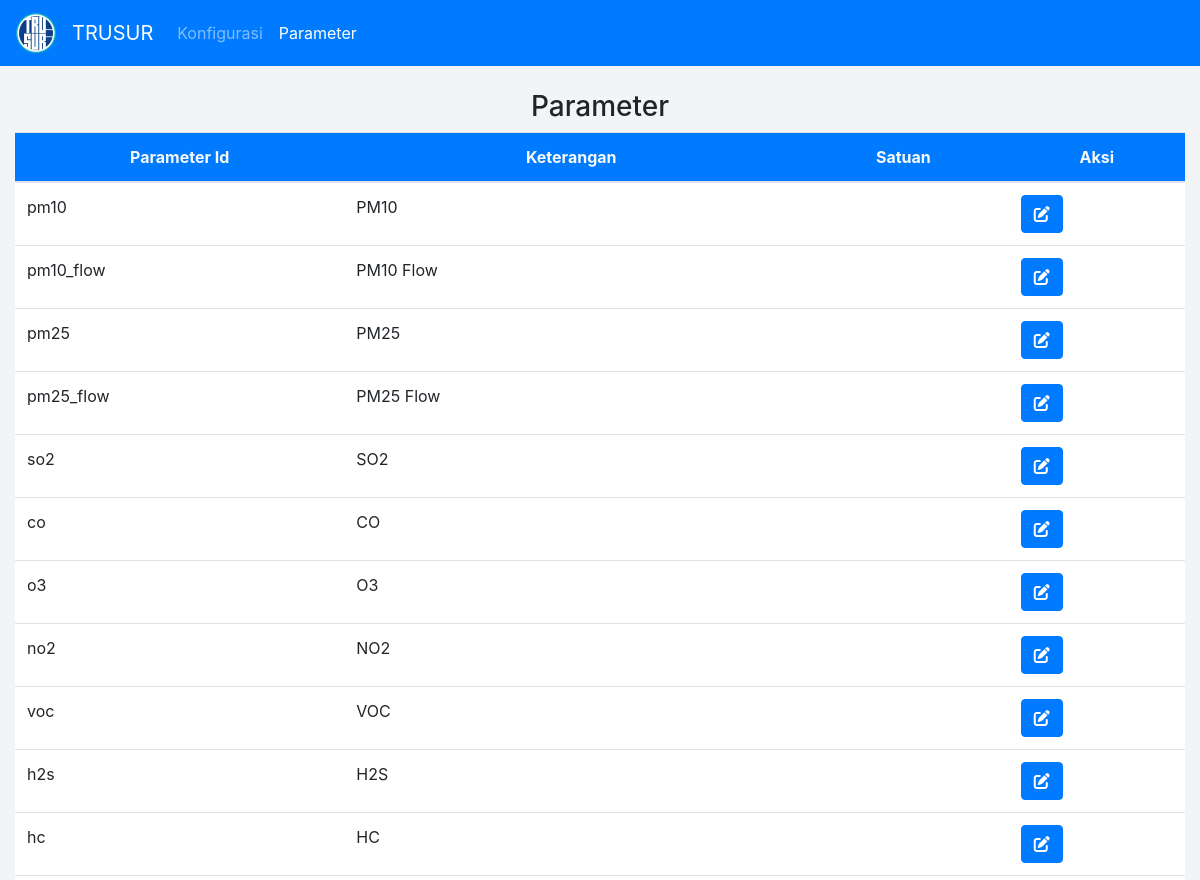
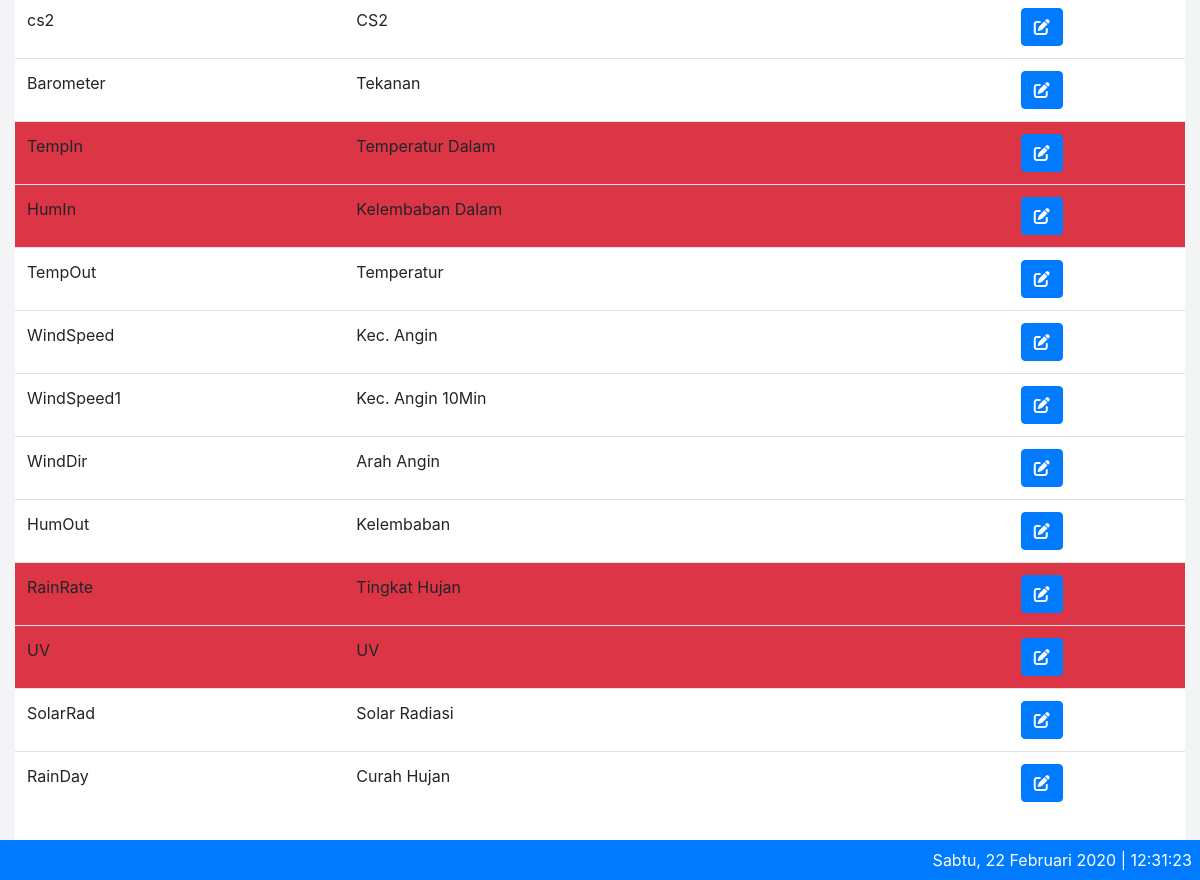
The page /index.php/parameter on the database its author committed (2 pictures, top to bottom).
### tables this page shows
CREATE TABLE IF NOT EXISTS `aqm_params` (
  `id` int(11) NOT NULL AUTO_INCREMENT,
  `param_id` varchar(10) NOT NULL,
  `caption` varchar(100) NOT NULL,
  `default_unit` varchar(10) NOT NULL,
  `molecular_mass` double NOT NULL,
  `formula` varchar(255) DEFAULT NULL,
  `is_view` smallint(6) NOT NULL,
  `xtimestamp` timestamp NOT NULL DEFAULT current_timestamp() ON UPDATE current_timestamp(),
  PRIMARY KEY (`id`),
  UNIQUE KEY `param_id` (`param_id`)
);

### application/libraries/Temp_frontend.php (called while the page is built)
<?php
Class Temp_frontend{
	var $template_data = array();
	function set($name, $value){
		$this->template_data[$name] = $value;
	}
	function load($temp_frontend = '', $view = '', $view_data = array(), $return = FALSE){
		$this->CI =& get_instance();
		$this->set('contents', $this->CI->load->view($view, $view_data, TRUE));
		return $this->CI->load->view($temp_frontend, $this->template_data, $return);
	}
}

### application/controllers/Parameter.php (called while the page is built, shortened)
<?php
class Parameter extends CI_Controller {
	public function index()
	{
		$data['title'] = 'List Parameter';
		$data['alldata'] = $this->parameter_m->getDataParameter();
		$this->temp_frontend->load('master/theme/theme', 'master/parameter/parameter', $data);
	}
}

### index.php (called while the page is built, shortened)
<?php
require_once BASEPATH.'core/CodeIgniter.php';

### application/models/Parameter_m.php (called while the page is built, shortened)
<?php
class Parameter_m extends CI_Model {
	public function getDataParameter($id = FALSE){
		if($id === FALSE){
			$this->db->order_by('id', 'ASC');
			$query = $this->db->get('aqm_params');
			return $query->result_array();
		}
		$query = $this->db->get_where('aqm_params', array('id' => $id));
		return $query->row_array();
	}
}

### application/views/master/parameter/parameter.php (the view)
<div class="container-fluid">
  <br>
  <h3 class="text-center">Parameter</h3>
  <div class="card">
  	<div class="row" style="padding-bottom: 50px;">
  		<div class="col-sm">
  			<div class="table-responsive">
		        <table class="table">
		          <tr class="bg-primary text-center text-light">
		            <th>Parameter Id</th>
                <th>Keterangan</th>
                <th>Satuan</th>
                <th>Aksi</th>
              </tr>
		          <tbody>
		          <?php foreach($alldata as $data) : ?>
		          <tr>
		            <td class="<?php if(empty($data['is_view'])) { ?>bg-danger <?php } ?>"><?= $data['param_id']; ?></td>
                <td class="<?php if(empty($data['is_view'])) { ?>bg-danger <?php } ?>"><?= $data['caption']; ?></td>
                <td class="<?php if(empty($data['is_view'])) { ?>bg-danger <?php } ?>"><?= $data['satuan']; ?></td>
                <td class="<?php if(empty($data['is_view'])) { ?>bg-danger <?php } ?>">
                  <a href="<?= site_url('/parameter/edit/'.$data['id']) ?>" class="btn btn-primary"><i class="fas fa-edit"></i></a>
                </td>
		          </tr>
		          <?php endforeach ?>
		          </tbody>
		        </table>
		      </div>
  		</div>
  	</div>
  </div>
</div>

### application/views/master/theme/theme.php (style rules this page uses)
body { background: #f2f4f5; }
.card { position: relative; display: flex; flex-direction: column; min-width: 0; word-wrap: break-word; background-color: #fff; background-clip: border-box; border: 0 solid transparent; border-radius: .25rem; }

### rows shown on the page
aqm_params: param "pm10", caption "PM10", is_view 1 (drawn)
aqm_params: param "pm10_flow", caption "PM10 Flow", is_view 1 (drawn)
aqm_params: param "pm25", caption "PM25", is_view 1 (drawn)
aqm_params: param "pm25_flow", caption "PM25 Flow", is_view 1 (drawn)
aqm_params: param "so2", caption "SO2", is_view 1 (drawn)
aqm_params: param "co", caption "CO", is_view 1 (drawn)
aqm_params: param "o3", caption "O3", is_view 1 (drawn)
aqm_params: param "no2", caption "NO2", is_view 1 (drawn)
aqm_params: param "voc", caption "VOC", is_view 1 (drawn)
aqm_params: param "h2s", caption "H2S", is_view 1 (drawn)
aqm_params: param "hc", caption "HC", is_view 1 (drawn)
aqm_params: param "cs2", caption "CS2", is_view 1 (drawn)
aqm_params: param "Barometer", caption "Tekanan", is_view 1 (drawn)
aqm_params: param "TempIn", caption "Temperatur Dalam", is_view 0 (drawn)
aqm_params: param "HumIn", caption "Kelembaban Dalam", is_view 0 (drawn)
aqm_params: param "TempOut", caption "Temperatur", is_view 1 (drawn)
aqm_params: param "WindSpeed", caption "Kec. Angin", is_view 1 (drawn)
aqm_params: param "WindSpeed1", caption "Kec. Angin 10Min", is_view 1 (drawn)
aqm_params: param "WindDir", caption "Arah Angin", is_view 1 (drawn)
aqm_params: param "HumOut", caption "Kelembaban", is_view 1 (drawn)
aqm_params: param "RainRate", caption "Tingkat Hujan", is_view 0 (drawn)
aqm_params: param "UV", caption "UV", is_view 0 (drawn)
aqm_params: param "SolarRad", caption "Solar Radiasi", is_view 1 (drawn)
aqm_params: param "RainDay", caption "Curah Hujan", is_view 1 (drawn)
